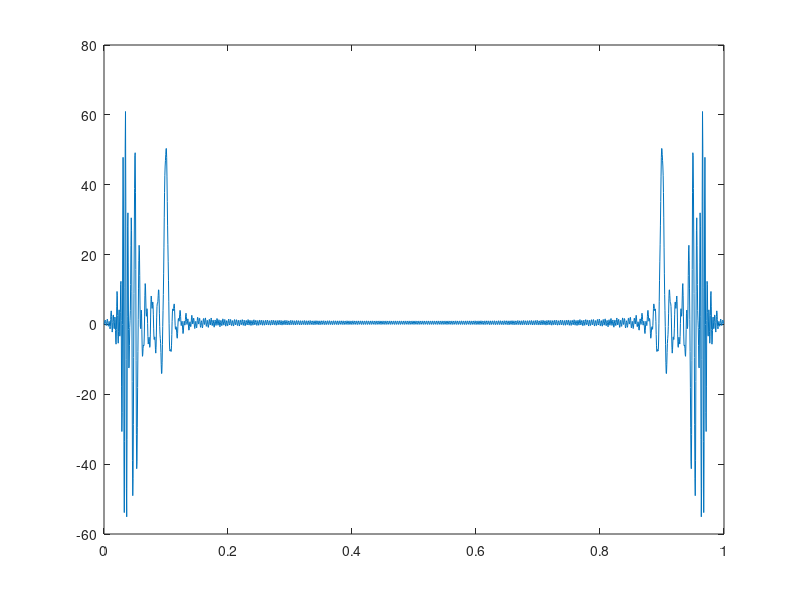
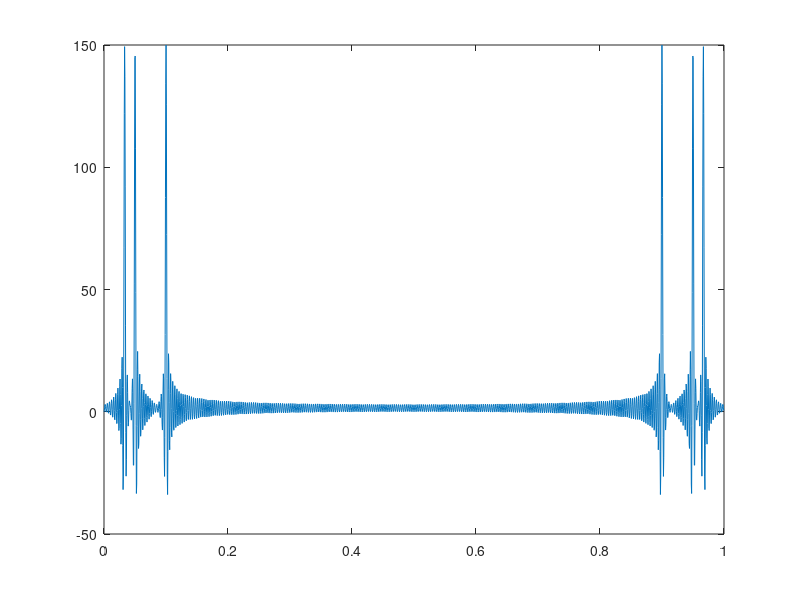
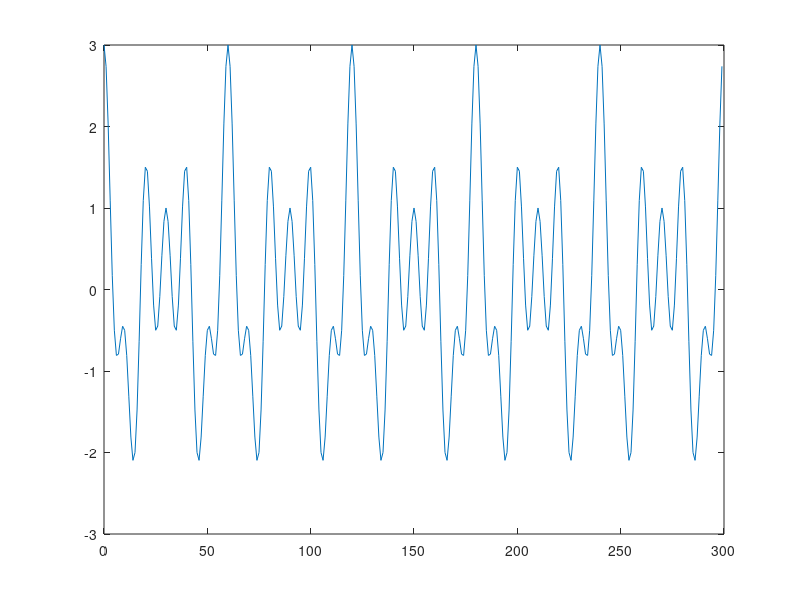
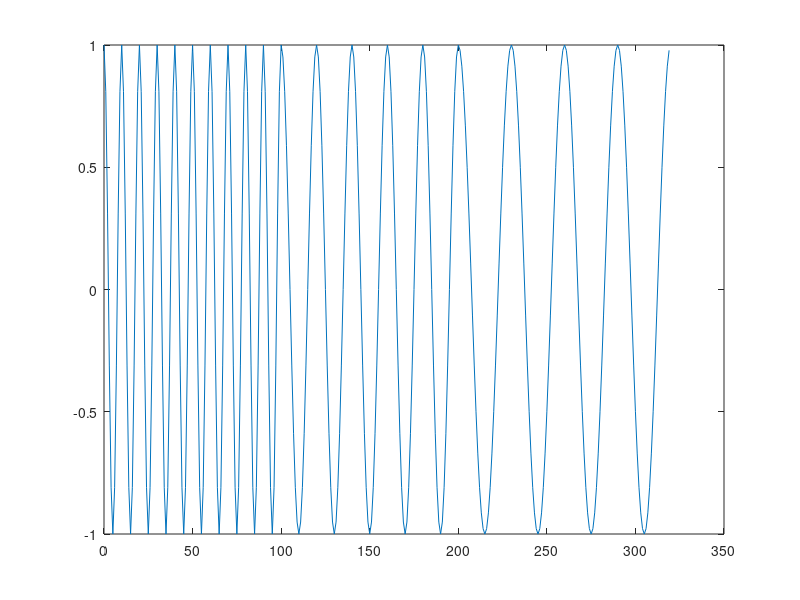

Write MATLAB code to recreate these figures, in order.
n1=[0:99];
x1=cos(2*pi*n1/10);
n2=[0:99]
n3=[0:119]
x2=cos(2*pi*n2/20);
x3=cos(2*pi*n3/30)
x4=[x1 x2 x3];
N=[0:length(x4)-1];

N1=2048;
F1=[0:N1-1]/N1;
mx1=fft(x4,N1);
figure(1)
plot(F1,mx1);
figure(4)
plot(N,x4);
n1=[0:299];
x1=cos(2*pi*n1/10);
n2=[0:299]
n3=[0:299]
x2=cos(2*pi*n2/20);
x3=cos(2*pi*n3/30)
x4=x1+x2+x3;
N=[0:length(x4)-1];

N1=2048;
F1=[0:N1-1]/N1;
mx1=fft(x4,N1);
figure(2)
plot(F1,mx1);
figure(3)
plot(N,x4);
